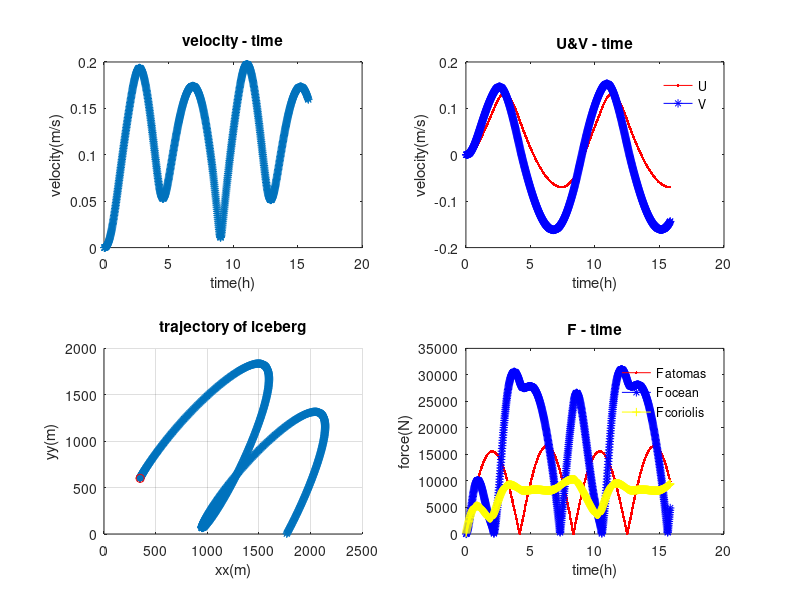

The MATLAB script that drew this image:
%%%%%%%%%%%%%%%%%%%%%%%%%%%%%%%%%%%%%%%%%%%%%%%%%%%%%
%    Grounded model
%
%    Author: weiyan ZHANG
%    Created: Oct 2018
%    Updated:
%    Last Modif by:
%    Last Modif on: 
%%%%%%%%%%%%%%%%%%%%%%%%%%%%%%%%%%%%%%%%%%%%%%%%%%%%%%%
clear all

% load grid information from the model
%{
gname = 'C:\Users\61414\Downloads\misom020_grd.nc';
lat_rho = ncread(gname,'lat_rho');
lon_rho = ncread(gname,'lon_rho');
dx = ones(size(lat_rho,1),size(lat_rho,2));
dy = ones(size(lat_rho,1),size(lat_rho,2));
[xx yy] = meshgrid([1:size(lat_rho,2)],[1:size(lon_rho,1)]); 
%}

%{
% calculate dx, dy from model in m
pm = ncread(gname,'pm');
pn = ncread(gname,'pn');
dx = 1./pm;
dy = 1./pn;
%}

% Creates 2d grid of same size as model
X_lim = 14000;
Y_lim = 6000;
[X,Y] = meshgrid([0:X_lim],[0:Y_lim]);
Z = 700 - X ;

% set variable useful for the trajectory equation
U = 0;
V = 0;

% size of the iceberg 
depth = 90; % m
depth_icb_under = 81;
depth_icb_above = 9;
lenth = 100;
width = 100;
dA_o = width * depth_icb_under; % m^2 ideally per face 
dA_a = width * depth_icb_above; % m^2 ideally per face
Ad = lenth * width;
M = 916.7 * lenth * width * depth; % kg
             % density is 916.7 kg m-3
             
step = 2000;
time_all = zeros(1,step);
U_all = zeros(1,step);
V_all = zeros(1,step);
x_all = zeros(1,step);
y_all = zeros(1,step);
Fa_all = zeros(1,step);
Fo_all = zeros(1,step);
Fc_all = zeros(1,step);
vel_all = zeros(1,step);
z_all = zeros(1,step);
uo_cst_all = zeros(1,step);
vo_cst_all = zeros(1,step);
ua_all = zeros(1,step);
va_all = zeros(1,step);

% indicate the initial location of the particle
xx_ini = 350;
yy_ini = 600;

% timestep
dt = 60; % s

% coriolis coeff
w_r = 7.2921e-5;
f = - 2 * w_r * sin(67*pi/180);

% do a loop    
xx_ = xx_ini;
yy_ = yy_ini;

for i=1:step
    
    theta = (i/step) * 8 * pi;
% ocean velocity
    uo_cst = 0.1 * sin(theta); % m/s
    vo_cst = 0.1 * sin(theta);
    Co = 0.85; % dimensionless coefficient of resistance
    Cdo_skin = 0.0055; % ocean-iceberg friction coeff
    rho_h2o = 1028; % seawater density kg m-3

% atmospheric velocity (at 10m)
% the wind in the model will be given as wind stress -- do the conversion
% tau_wind = rho_air*Cd*U^2 (tau_wind is sustr or svstr in model)

    sustr = abs(0.05 * sin(theta)); %newton meter-2
    svstr = abs(0.05 * sin(theta));
    rho_air = 1.225; % air density kg m-3
    Ca = 0.4; % dimensionless coefficient of resistance
    Cda_skin = 0.0022; % air-iceberg friction coeff
    Cd = 1.25e-3;  % dimensionless air-sea friction coeff
    ua = sqrt(sustr / (rho_air * Cd)); % m s-2
    va = sqrt(svstr / (rho_air * Cd)); % m s-2
    
    time_all(i) = i/60;
    uo_cst_all(i) = uo_cst;
    vo_cst_all(i) = vo_cst;
    ua_all(i) = ua;
    va_all(i) = va;
end

for j = 1:step

    uv = sqrt(U ^ 2 + V ^ 2);

% absolute values of relative velocities
    omid = sqrt((uo_cst_all(j) - U) ^ 2 + (vo_cst_all(j) - V) ^ 2);
    amid = sqrt((ua_all(j) - U) ^ 2 + (va_all(j) - V) ^ 2);
    omid_skin = sqrt((uo_cst_all(j) - U) ^ 2 + (vo_cst_all(j) - V) ^ 2);
    amid_skin = sqrt((ua_all(j) - U) ^ 2 + (va_all(j) - V) ^ 2);

% Force due to Air
    Fa_u = rho_air * 0.5 * Ca * dA_a * amid * (ua_all(j) - U) + rho_air * Cda_skin * Ad * amid_skin * (ua_all(j) - U);
    Fa_v = rho_air * 0.5 * Ca * dA_a * amid * (va_all(j) - U) +  rho_air * Cda_skin * Ad * amid_skin * (va_all(j) - V);

% Force due to the Ocean
    Fo_u = rho_h2o * 0.5 * Co * dA_o * omid * (uo_cst_all(j) - U) + rho_h2o * Cdo_skin * Ad * omid_skin * (uo_cst_all(j) - U);
    Fo_v = rho_h2o * 0.5 * Co * dA_o * omid * (vo_cst_all(j) - U) + rho_h2o * Cdo_skin * Ad * omid_skin * (vo_cst_all(j) - V);

% Coriolis Force
    F_coriolis = sqrt((-M * f * (V - vo_cst_all(j)))^2+(M * f * (U - uo_cst_all(j)))^2);   
    au = ((-M * f * (V - vo_cst_all(j))) + Fa_u + Fo_u) / M;
    av = (-(-M * f * (U - uo_cst_all(j))) + Fa_v + Fo_v) / M;
                         
% calculate velocity
  s_u = U*dt+0.5*au*dt^2;
  s_v = V*dt+0.5*av*dt^2;
  x_all(j) = xx_;
  y_all(j) = yy_;
  U_all(j) = U;
  V_all(j) = V;
  vel = sqrt(U^2+V^2);
  vel_all(j) = vel;
  Fa_all(j) = sqrt(Fa_u ^ 2 + Fa_v ^ 2);
  Fo_all(j) = sqrt(Fo_u ^ 2 + Fo_v ^ 2);
  Fc_all(j) = F_coriolis;
  
  z = 10 + xx_;
  z_all(j) = z;
  
% new velocity & location
  U = U + au * dt;
  V = V + av * dt;
  xx_ = xx_ + s_u;
  yy_ = yy_ + s_v;

end

for t = 1:step
    if x_all(t)>=0 && x_all(t)<=X_lim && y_all(t)>=0 && y_all(t)<=Y_lim 
        if depth_icb_under > abs(z_all(t))
            break
        end
    else
        break
    end
end 

if abs(depth_icb_under) > abs(z)
    disp(['warning! ground when time = ',num2str(time_all(t-1)),' h']);
    disp(['x = ',num2str(x_all(t-1)),' y = ',num2str(y_all(t-1))]);
else
    disp(['warning! out of domain when time = ',num2str(time_all(t-1)),' h']);
    disp(['x = ',num2str(x_all(t-1)),' y = ',num2str(y_all(t-1))]);
end

subplot(2,2,1);
plot(time_all(1:t-1),vel_all(1:t-1),'*-');
title('velocity - time');
xlabel('time(h)');
ylabel('velocity(m/s)');

subplot(2,2,2);
plot(time_all(1:t-1),U_all(1:t-1),'-r.');
hold on;
plot(time_all(1:t-1),V_all(1:t-1),'-b*');
legend('U','V');
legend('boxoff');
title('U&V - time');
xlabel('time(h)');
ylabel('velocity(m/s)');

subplot(2,2,3);
%mesh(X,Y,Z);
hold on;
zlim([-50,0]);
plot(x_all(1:t-1),y_all(1:t-1),'*-');
grid;
hold on;
plot(x_all(1),y_all(1),'ro');
title('trajectory of iceberg');
xlabel('xx(m)');
ylabel('yy(m)');
zlabel('depth(m)');
%boxplot3(x_all(t)-5,y_all(t)-5,-depth_icb_under,lenth,width,depth);

subplot(2,2,4);
plot(time_all(1:t-1),Fa_all(1:t-1),'-r.');
hold on;
plot(time_all(1:t-1),Fo_all(1:t-1),'-b*');
hold on;
plot(time_all(1:t-1),Fc_all(1:t-1),'-y+');
legend('F_ atomas','F_ ocean','F_ coriolis');
legend('boxoff');
title('F - time');
xlabel('time(h)');
ylabel('force(N)');

%{
figure, mesh(X,Y,Z);
hold on;
zlim([-50,5]);
plot(x_all(1:t-1),y_all(1:t-1),'*-');
grid;
hold on;
plot(x_all(1),y_all(1),'ro');
title('trajectory of iceberg');
xlabel('xx(m)');
ylabel('yy(m)');
zlabel('depth(m)');
boxplot3(x_all(t)-5,y_all(t)-5,-depth_icb_under,lenth,width,depth);
%}
% check if within the domain

% keep moving in time
